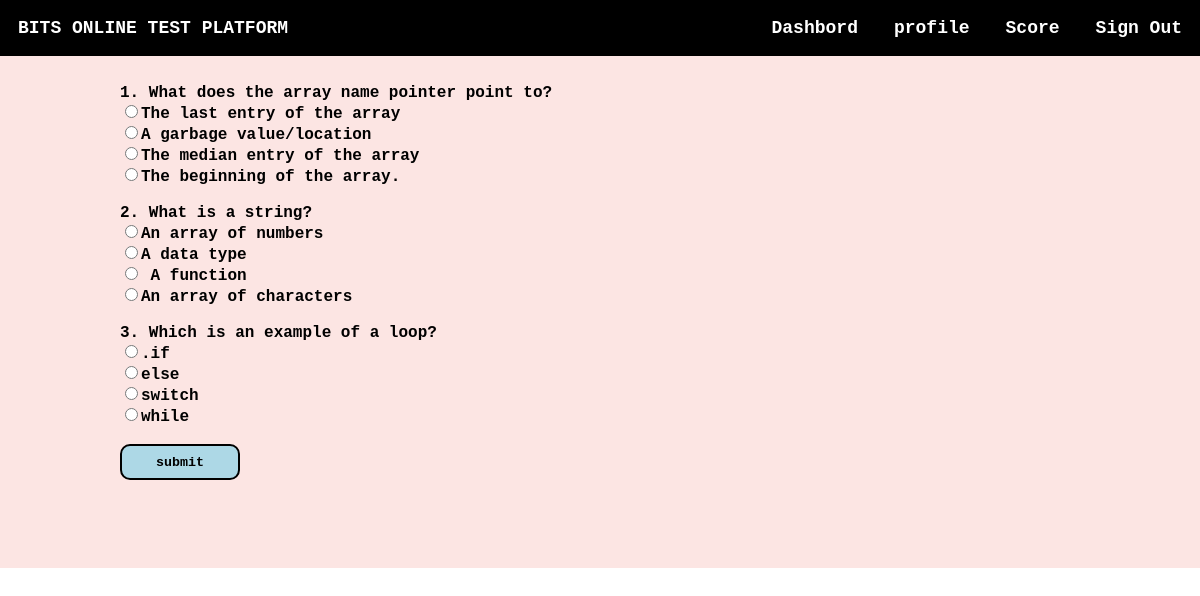
Screenshot of /DBS_PR_13_Code_2019B3A70470P/takeq.php?qid=8 (signed in) with the database file from the repository.
### tables this page shows
CREATE TABLE IF NOT EXISTS `questions` (
  `qs` varchar(200) NOT NULL,
  `op1` varchar(30) NOT NULL,
  `op2` varchar(30) NOT NULL,
  `op3` varchar(30) NOT NULL,
  `answer` varchar(30) NOT NULL,
  `quizid` int(11) NOT NULL,
  UNIQUE KEY `qs` (`qs`),
  KEY `quizid` (`quizid`),
  KEY `quizid_2` (`quizid`),
  KEY `quizid_3` (`quizid`)
);

### DBS_PR_13_Code_2019B3A70470P/takeq.php (the view, shortened to what this page needs)
<html>
<head>
</head>
<?php
$conn = mysqli_connect('localhost', 'root', '', 'DBS_PR_13_2019B3A70470P');
?>
<body style="margin: 0 !important;font-weight: bolder !important;font-family: 'Courier New', Courier, monospace;color: #fff">
    <div style="background-color: #fce5e3;">
        <div class="navbar" style="display: inline-flex;width: 100%;color:#fff;position:fixed;">
            <section style="margin: 1.5vw;">BITS ONLINE TEST PLATFORM</section>
            <ul style="display: inline-flex;padding: 0 !important;margin: 0;float: right;right: 0;position: fixed;width: 50vw;">
                <li onclick="dash()">Dashbord</li>
                <li onclick="prof()">profile</li>
                <li onclick="score()">Score</li>
                <li onclick="lo()">Sign Out</li>
            </ul>
        </div><br><br>
        <section style="margin-top: 4vw;width:80vw;margin-left:10vw;margin-right:10vw; color:#000">
        <?php
        if(isset($_GET["qid"])){
        $qid=$_GET["qid"];
            $sql ="select * from questions where quizid='{$qid}'";
            $res=mysqli_query($conn,$sql);
            if($res)
            {
                if(mysqli_num_rows($res)==0)
                {
                    echo "No questions found under this quiz please come later";
                }else{
                $i=1;
                $j=0;
                echo "<form method=\"POST\">";
                while ($row = mysqli_fetch_assoc($res)) {
                    echo $i.". ".$row["qs"]."<br>";
                    echo "<input type=\"radio\" value=\"".$j."\" name=\"ans".$i.$j."\">".$row["op1"]."<br>";
                    echo "<input type=\"radio\" value=\"".($j+1)."\" name=\"ans".$i.$j."\">".$row["op2"]."<br>";
                    echo "<input type=\"radio\" value=\"".($j+2)."\"name=\"ans".$i.$j."\">".$row["op3"]."<br>";
                    echo "<input type=\"radio\"value=\"".($j+3)."\" name=\"ans".$i.$j."\">".$row["answer"]."<br><br>";
                    $i++;
                }
                echo "<input id=\"btn\" type=\"submit\" name=\"submit\" value=\"submit\"><br><br><br>";
                echo "</form><br><br>";
            }
            }
            else
            {
                echo "error".mysqli_error($conn).".";
            }
     } ?>
        </section>
    </div>
</body>
</html>

### DBS_PR_13_Code_2019B3A70470P/takeq.php (style rules this page uses)
li { margin: 1.5vw; }
ul { list-style: none; width: auto !important; }
.navbar { background-color:#000 !important; font-size: 1.5vw; }
#btn { height: 3vw;width: 10vw;font-family: 'Courier New', Courier, monospace;font-weight: bolder;border-radius: 10px;border: 2px solid black;background-color: lightblue; }

### rows the page displays
questions: qs "What does the array name pointer point to?", op1 "The last entry of the array", op2 "A garbage value/location", op3 "The median entry of the array", answer "The beginning of the array."
questions: qs "What is a string?", op1 "An array of numbers", op2 "A data type", op3 "A function", answer "An array of characters"
questions: qs "Which is an example of a loop?", op1 ".if", op2 "else", op3 "switch", answer "while"
